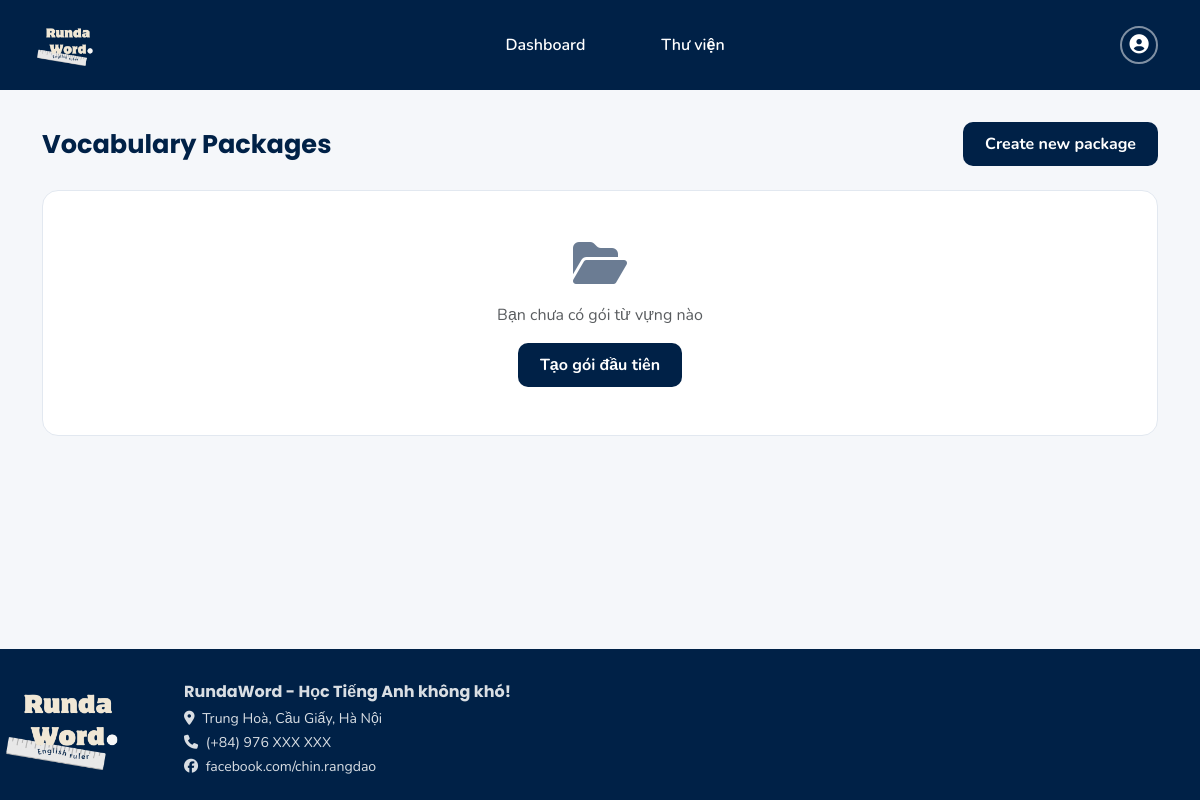
/packages (signed in), run on an earlier commit of the app's database.
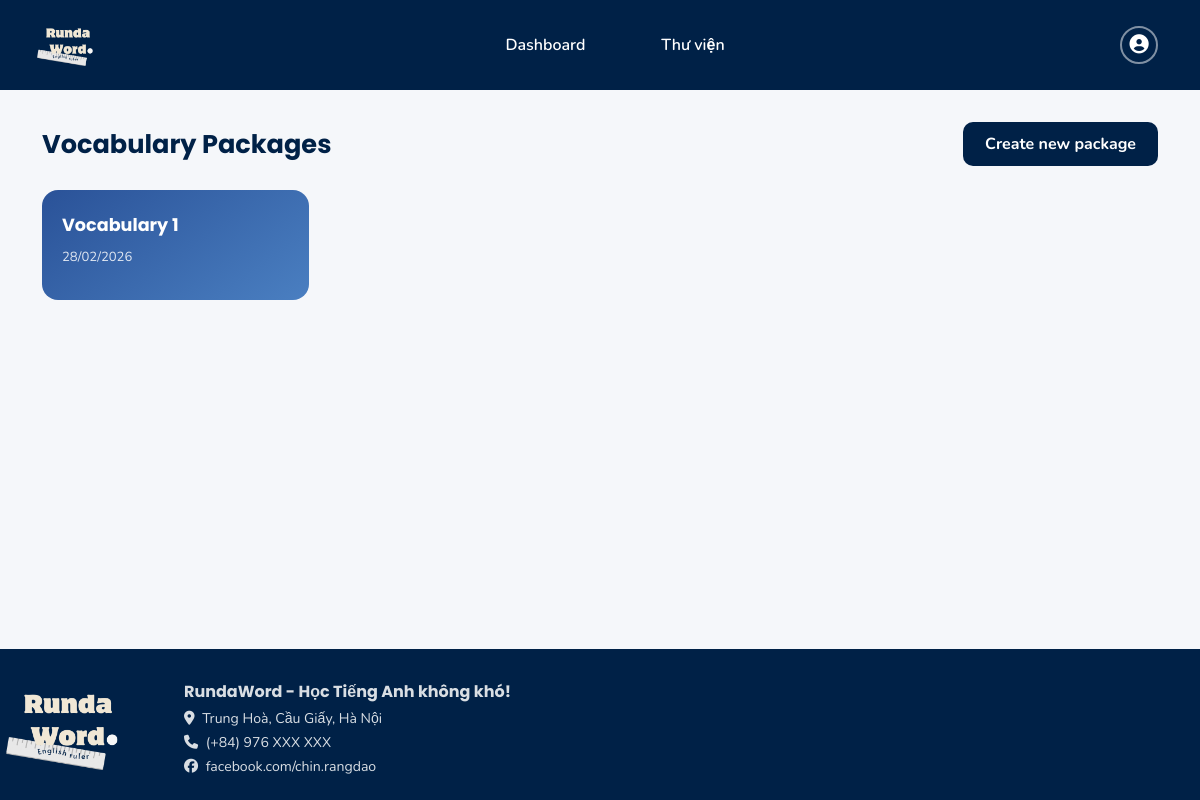
And on a later commit of the database.
### app_simple.py (models this page shows)
class VocabPackage(db.Model):
    __tablename__ = 'vocab_packages'
    id = db.Column(db.Integer, primary_key=True)
    package_name = db.Column(db.String(100), nullable=False)
    package_description = db.Column(db.Text)
    created_at = db.Column(db.DateTime, default=datetime.utcnow)
    updated_at = db.Column(db.DateTime, default=datetime.utcnow)
    user_id = db.Column(db.Integer, db.ForeignKey('users.id'), nullable=False)
    vocabularies = db.relationship('Vocabulary', backref='package', lazy=True, cascade='all, delete-orphan')

### app_simple.py (the view)
@app.route('/packages')
@login_required
def packages():
    user_packages = VocabPackage.query.filter_by(user_id=current_user.id)\
        .order_by(VocabPackage.updated_at.desc()).all()
    return render_template('packages.html', packages=user_packages)

### app_simple.py (called while the page is built)
@login_manager.user_loader
def load_user(user_id):
    return User.query.get(int(user_id))

### templates/packages.html (shortened to what this page needs)
{% extends "base.html" %}
{% block content %}
<div class="d-flex justify-content-between align-items-center mb-4">
    <div class="page-title mb-0">Vocabulary Packages</div>
    <a href="{{ url_for('create_package') }}" class="btn btn-navy">
        Create new package
    </a>
</div>
{% if packages %}
<div class="row g-3">
    {% for package in packages %}
    <div class="col-6 col-md-4 col-lg-3">
        <a href="{{ url_for('package_detail', package_id=package.id) }}"
            class="pkg-card pkg-card-{{ loop.index0 % 4 }}">
            <div class="pkg-card-name">{{ package.package_name }}</div>
            <div class="pkg-card-meta">
                {{ package.updated_at.strftime('%d/%m/%Y') }}
            </div>
        </a>
    </div>
    {% endfor %}
</div>
{% else %}
<div class="rw-card text-center py-5">
    <i class="fas fa-folder-open fa-3x mb-3" style="color:var(--muted)"></i>
    <p class="text-muted mb-3">Bạn chưa có gói từ vựng nào</p>
    <a href="{{ url_for('create_package') }}" class="btn btn-navy">Tạo gói đầu tiên</a>
</div>
{% endif %}
{% endblock %}

What changed in the data, as far as the page shows it:
added VocabPackage: package_name "Vocabulary 1", updated_at "28/02/2026"
Also different on the page:
text no longer shown: "Bạn chưa có gói từ vựng nào Tạo gói đầu tiên"
